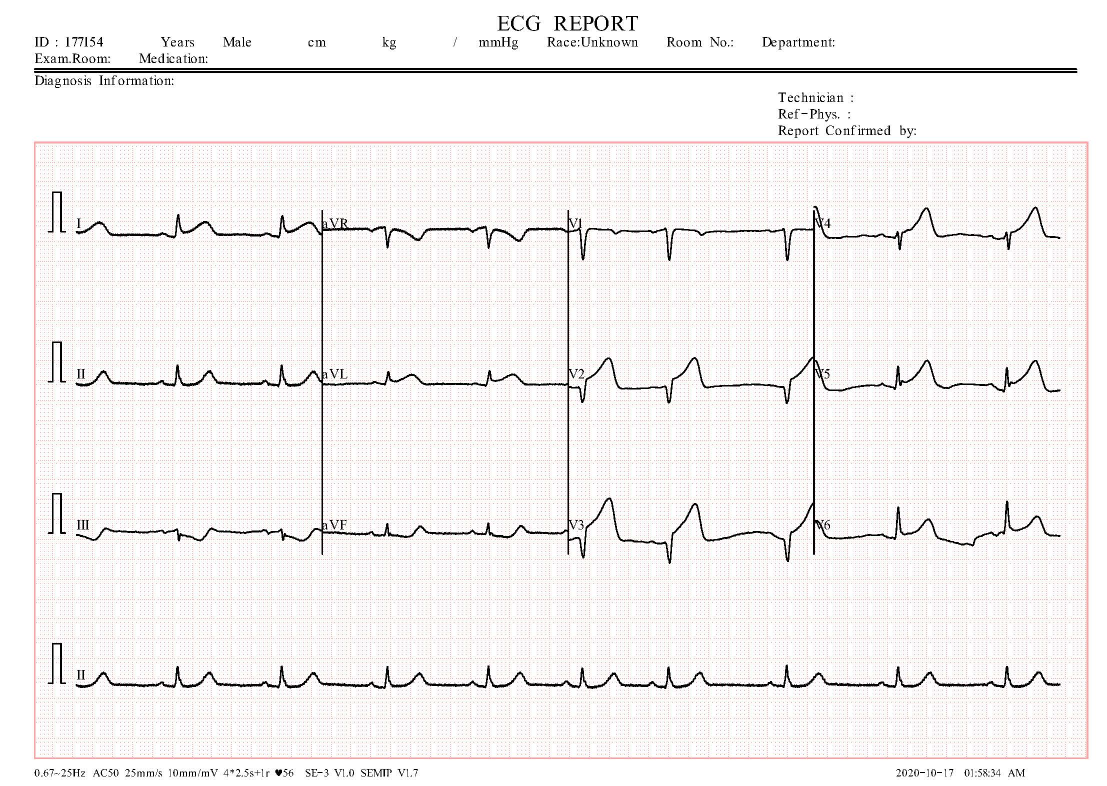
#> input picture LGXP/bolin.jpg, 2213 x 1572 px, found by its file name (shown at 1/2 size)
$ python gabor.py
#> lines starting #> are read from the running program, lines starting #| are printed output that depends on the picture
#> further down, image is the input picture: shape (1572, 2213, 3); mean B, G, R 241.1, 241.4, 243.7
# encoding: utf-8

import numpy as np
import cv2 as cv

src_f = 0
kernel_size =21
pos_sigma = 5
pos_lm = kernel_size-2
pos_th = 0
pos_gam = 100
pos_psi = 90

def Process():
	sig = pos_sigma
	lm = pos_lm+2
	th = pos_th*np.pi/180.
	gm = pos_gam/100.
	ps = (pos_psi-180)*np.pi/180
	print('kern_size=' + str(kernel_size) + ', sig=' + str(sig) + ', th=' + str(th) + ', lm=' + str(lm) +', gm=' + str(gm) + ', ps=' + str(ps))
	kernel = cv.getGaborKernel((kernel_size,kernel_size),sig,th,lm,gm,ps)
	kernelimg = kernel/2.+0.5
	global src_f
	dest = cv.filter2D(src_f, cv.CV_32F,kernel)
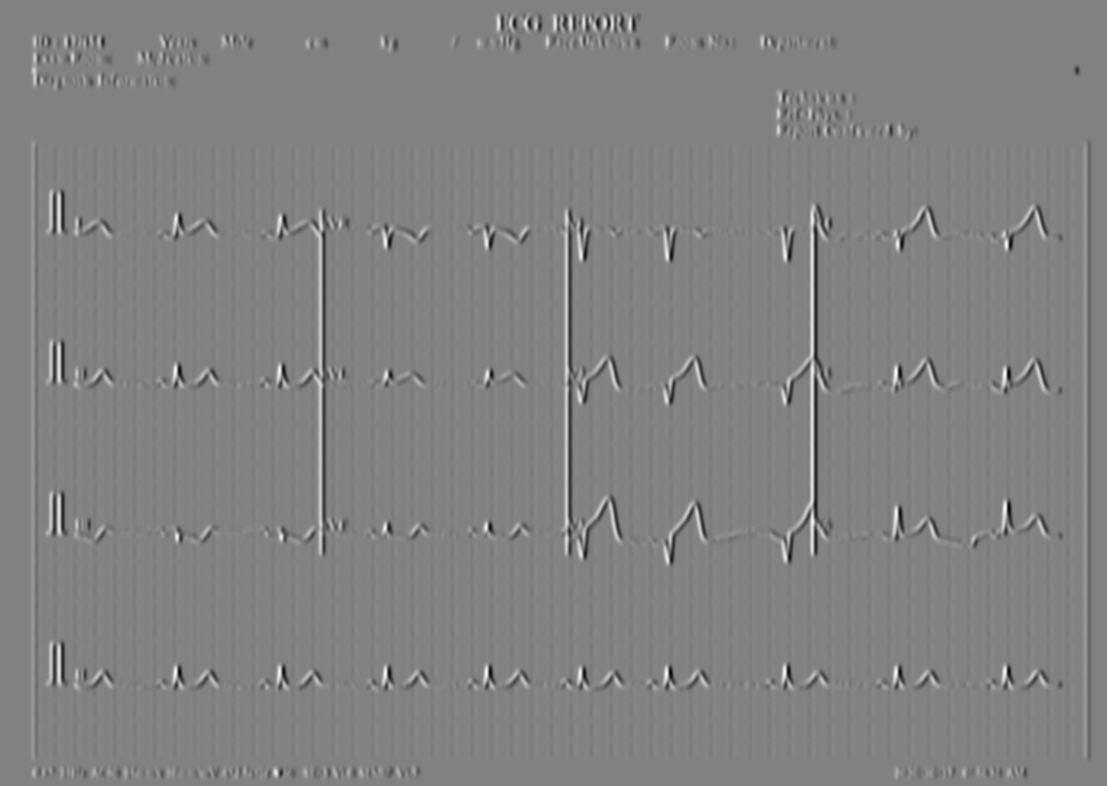
#> dest: shape (1572, 2213) float32 (shown at 1/2 size); min -39.12, max 37.81, mean 0; drawn with min black and max white
	cv.imshow('Process window', dest)
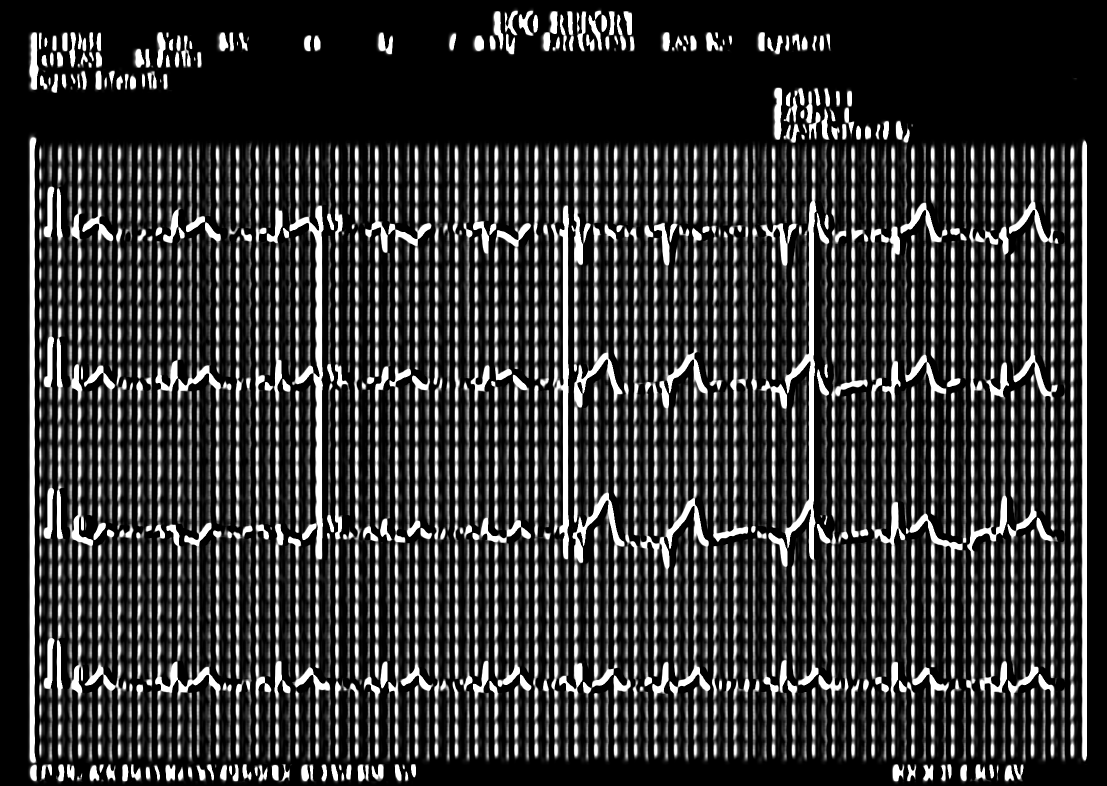
#> window 'Process window': shape (1572, 2213) (shown at 1/2 size); min 0, max 255, mean 51.5
	cv.imshow('Kernel', cv.resize(kernelimg, (kernel_size*20,kernel_size*20)))
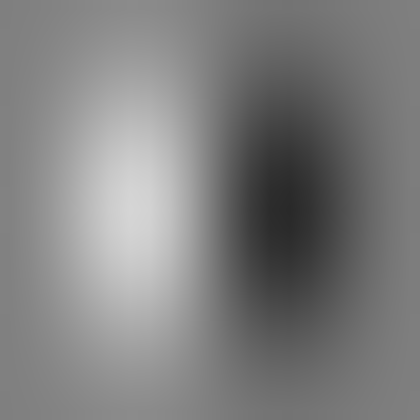
#> window 'Kernel': shape (420, 420) float64; min 0.162, max 0.838, mean 0.5
	cv.imshow('Mag', np.power(dest,2))
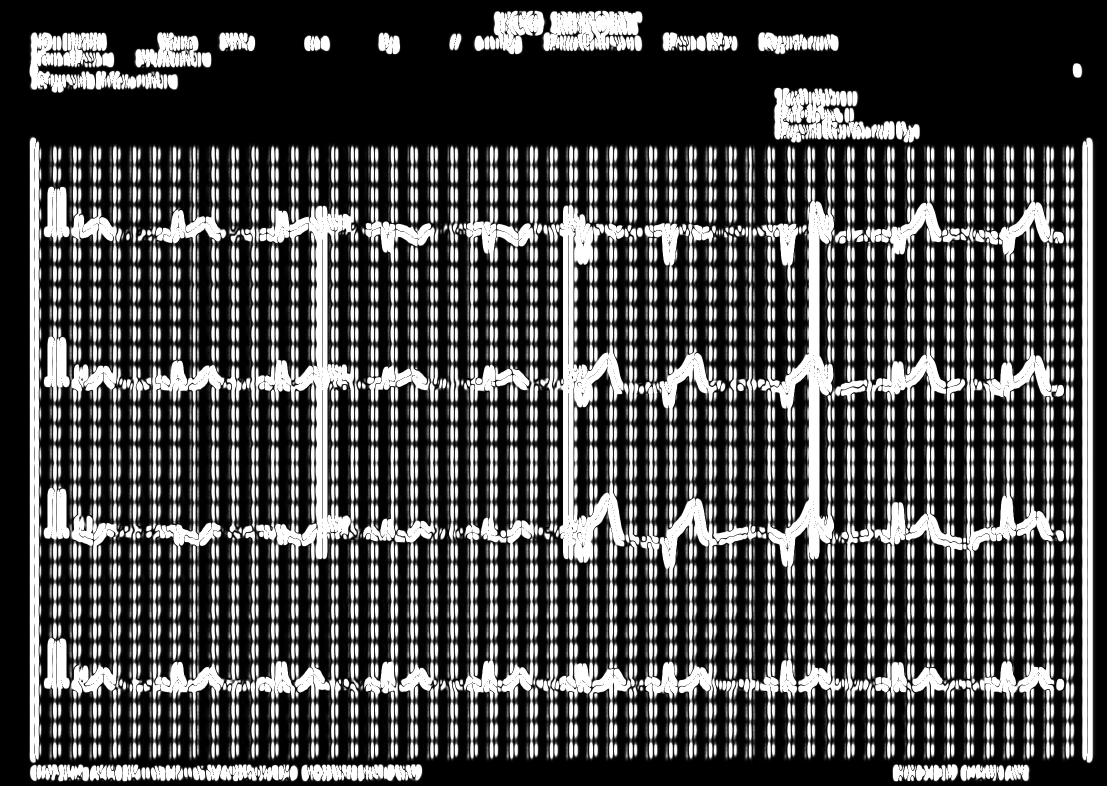
#> window 'Mag': shape (1572, 2213) (shown at 1/2 size); min 0, max 255, mean 76.3

def gabor(img):
	sig = pos_sigma
	lm = pos_lm+2
	th = pos_th*np.pi/180.
	gm = pos_gam/100.
	ps = (pos_psi-180)*np.pi/180
	kernel = cv.getGaborKernel((kernel_size,kernel_size),sig,th,lm,gm,ps)
	kernelimg = kernel/2.+0.5
	dest = cv.filter2D(img, cv.CV_32F,kernel)
	# cv.imshow('Process window', dest)
	# cv.imshow('Kernel', cv.resize(kernelimg, (kernel_size*20,kernel_size*20)))
	# cv.imshow('Mag', np.power(dest,2))
	return dest

def cb_sigma(pos):
	global pos_sigma
	if pos > 0:
		pos_sigma = pos
	else:
		pos_sigma = 1
	Process()

def cb_lm(pos):
	global pos_lm
	pos_lm = pos
	Process()

def cb_th(pos):
	global pos_th
	pos_th = pos
	Process()

def cb_psi(pos):
	global pos_psi
	pos_psi = pos
	Process()

def cb_gam(pos):
	global pos_gam
	pos_gam = pos
	Process()

if __name__ == '__main__':

	image = cv.imread(r'C:\Users\shilpathoutireddy\PycharmProjects\pythonProject2\LGXP\bolin.jpg')
	cv.imshow('Src',image)
	src = cv.cvtColor(image, cv.COLOR_BGR2GRAY)
	#global src_f
	src_f = np.array(src, dtype=np.float32)
	src_f /= 255.
	if not kernel_size%2:
		kernel_size += 1

	cv.namedWindow('Process window',1)
	cv.createTrackbar('Sigma','Process window',pos_sigma,int(kernel_size/2),cb_sigma)
	cv.createTrackbar('Lambda', 'Process window', pos_lm, kernel_size-2, cb_lm)
	cv.createTrackbar('Theta', 'Process window', pos_th, 360, cb_th)
	cv.createTrackbar('gamma', 'Process window', pos_psi, 300, cb_gam)
	cv.createTrackbar('Psi', 'Process window', pos_psi, 360, cb_psi)
	Process()
	cv.waitKey(0)
	cv.destroyAllWindows()
